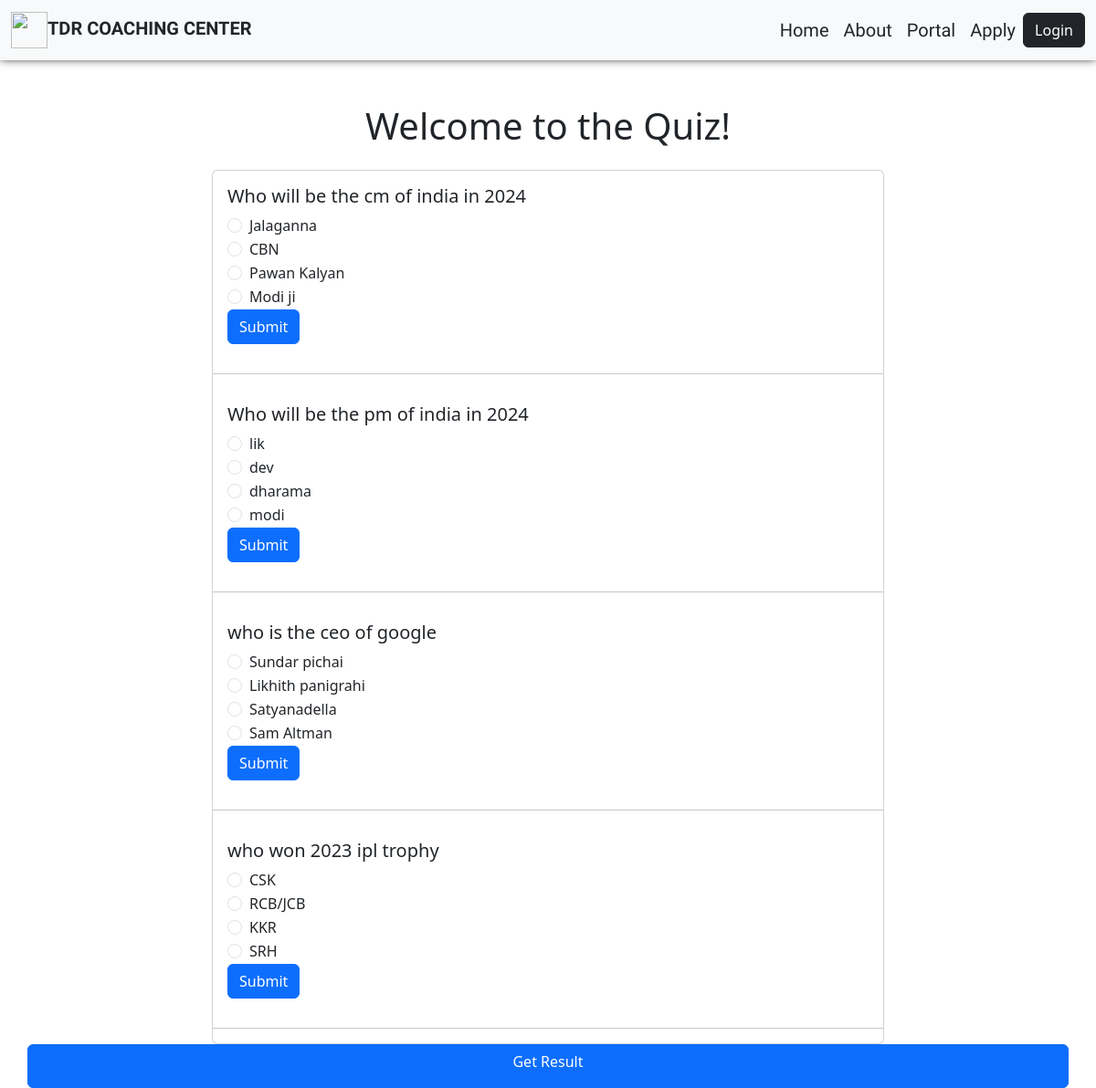
The page /exam/ (signed in) on the database its author committed.
### portfolio/models.py (models this page shows, shortened)
class Questions(models.Model):
    question = models.CharField(max_length=2000)
    option1 = models.CharField(max_length = 200)
    option2 = models.CharField(max_length = 200)
    option3 = models.CharField(max_length = 200)
    option4 = models.CharField(max_length = 200)
    answer = models.CharField(max_length=200)

### portfolio/views.py (the view)
# urls.py: path('exam/',exam,name='exam'),
@login_required(login_url='/student_login/')
def exam(request):
    queryset = Questions.objects.all()
    print(request.user.username)
    context = {'answers': queryset}
    x =  request.GET.get('answer')
    y = queryset.filter(answer = x)
    print(x)
    print(y)
    queryset2 = Marks.objects.all()
    z = queryset2.get(std_id = request.user.username)
    print(z)
    if y:
        z.count = z.count + 2
        z.save()
        print("saved")
    return render(request, 'exam.html', context)

### portfolio/models.py (called while the page is built)
    def __str__(self):
        return self.id

    def __str__(self):
        return str(self.std_id)

### templates/exam.html (shortened to what this page needs)
<!DOCTYPE html>
<html lang="en">
<head>
    <link href="https://cdn.jsdelivr.net/npm/bootstrap@5.3.3/dist/css/bootstrap.min.css" rel="stylesheet">
</head>
<body>
    <nav class="navbar bg-light navbar-expand-lg text-white ">
        <div class="container-fluid">
            <a class="navbar-brand text-dark" href="#"><img class="img" src="https://ik.imagekit.io/zk7tfeeru/logo1.png-removebg-preview.png?updatedAt=1703492618039"><b>TDR COACHING CENTER</b></a>
            <div class="collapse navbar-collapse justify-content-end" id="navbarNavAltMarkup">
                <div class="navbar-nav">
                    <a class="nav-link active text-dark" aria-current="page" href="/portfolio/">Home</a>
                    <a class="nav-link active text-dark" href="about0">About</a>
                    <a class="nav-link active text-dark" href="/login_page/">Portal</a>
                    <a class="nav-link active text-dark" href="#">Apply</a>
                </div>
                <button type="button" class="btn btn-dark">Login</button>
            </div>
        </div>
    </nav>
    <br>
    <br>
    <div class="container">
        <div class="row">
          <div class="col-lg-8 offset-lg-2 col-md-10 offset-md-1">
            <h1 class="text-center mb-4">Welcome to the Quiz!</h1>
            <div class="card">
                {% for answer in answers%}
              <div class="card-body">
                <h5 class="card-title">{{answer.question}}</h5>
                <form>
                  <div class="form-group">
                    <div class="form-check">
                      <input class="form-check-input" type="radio" name="answer" id="option1" value="{{answer.option1}}">
                      <label class="form-check-label">{{answer.option1}}</label>
                    </div>
                  </div>
                  <div class="form-group">
                    <div class="form-check">
                      <input class="form-check-input" type="radio" name="answer" id="option2" value="{{answer.option2}}">
                      <label class="form-check-label">{{answer.option2}}</label>
                    </div>
                  </div>
                  <div class="form-group">
                    <div class="form-check">
                      <input class="form-check-input" type="radio" name="answer" id="option3" value="{{answer.option3}}">
                      <label class="form-check-label" >{{answer.option3}}</label>
                    </div>
                  </div>
                  <div class="form-group">
                    <div class="form-check">
                      <input class="form-check-input" type="radio" name="answer" id="option4" value="{{answer.option4}}">
                      <label class="form-check-label" >{{answer.option4}}</label>
                    </div>
                  </div>
                  <button type="submit" class="btn btn-primary">Submit</button>
                </form>
              </div>
              <hr>
              {% endfor %}
            </div>
          </div>
          <br>
          <a type="submit" href="/marks/" class="btn btn-primary">Get Result</a>
          <br>
          <br>
        </div>
      </div>
</body>
</html>

### templates/exam.html (style rules this page uses)
.navbar { box-shadow: 0px -2px 10px black; width: 100%; }
.navbar-brand { font-family: "Teko", sans-serif; font-size: 20px; padding-left: 0px; }
.nav-link { font-family: "Teko", sans-serif; font-size: 20px; }
.img { width: 40px; height: 40px; }

### rows shown on the page
Questions: question "Who will be the cm of india in 2024", option1 "Jalaganna", option2 "CBN", option3 "Pawan Kalyan", option4 "Modi ji"
Questions: question "Who will be the pm of india in 2024", option1 "lik", option2 "dev", option3 "dharama", option4 "modi"
Questions: question "who is the ceo of google", option1 "Sundar pichai", option2 "Likhith panigrahi", option3 "Satyanadella", option4 "Sam Altman"
Questions: question "who won 2023 ipl trophy", option1 "CSK", option2 "RCB/JCB", option3 "KKR", option4 "SRH"
